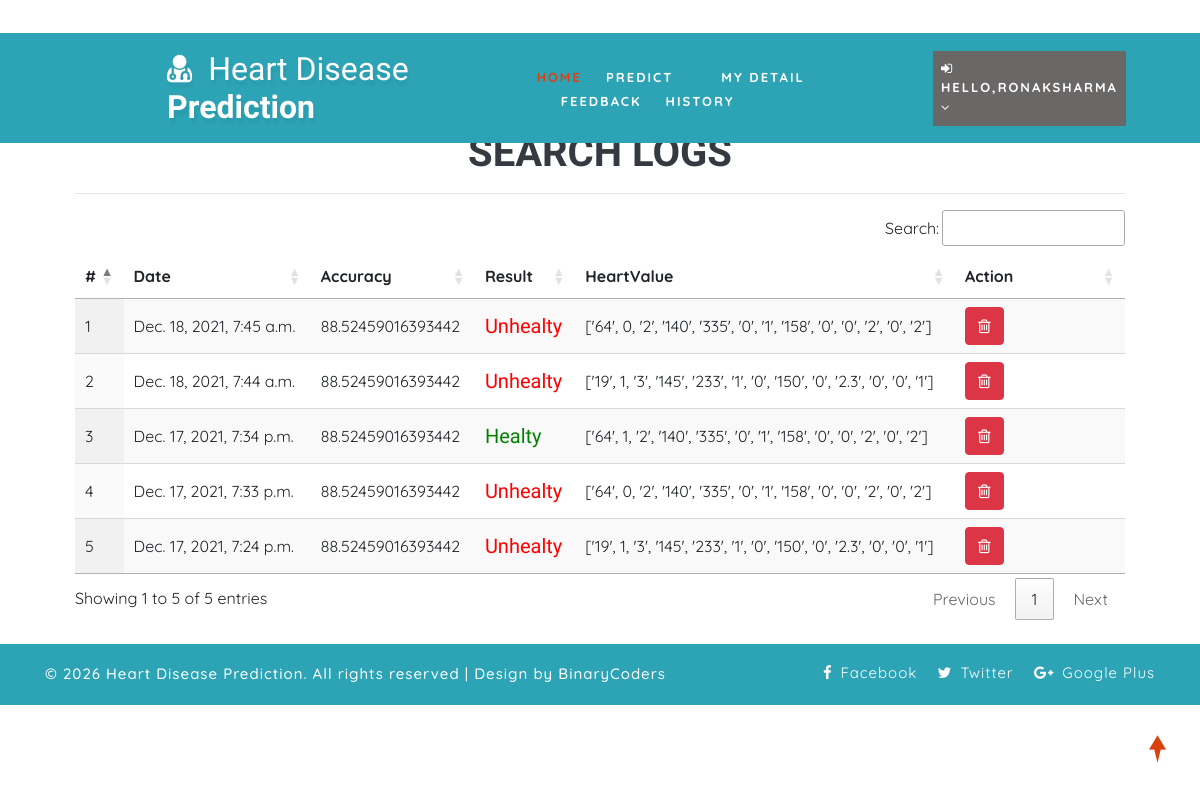
Page /view_search_pat (signed in) on the committed database.
### health/models.py (models this page shows, shortened)
class Search_Data(models.Model):
    patient = models.ForeignKey(Patient, on_delete=models.CASCADE, null=True)
    prediction_accuracy = models.CharField(max_length=100,null=True,blank=True)
    result = models.CharField(max_length=100,null=True,blank=True)
    values_list = models.CharField(max_length=100,null=True,blank=True)
    created = models.DateTimeField(auto_now=True,null=True)

### health/views.py (the view)
# urls.py: path('view_search_pat', view_search_pat,name="view_search_pat"),
@login_required(login_url="login")
def view_search_pat(request):
    doc = None
    try:
        doc = Doctor.objects.get(user=request.user)
        data = Search_Data.objects.filter(patient__address__icontains=doc.address).order_by('-id')
    except:
        try:
            doc = Patient.objects.get(user=request.user)
            data = Search_Data.objects.filter(patient=doc).order_by('-id')
        except:
            data = Search_Data.objects.all().order_by('-id')
    return render(request,'view_search_pat.html',{'data':data})

### health/templates/view_search_pat.html
{% extends 'index.html' %}
{% load static %}
{% block body %}
<div class="container-fluid" style="width:90%;margin-top:8%">
                    <div class="container-fluid">
                        <h1 align="center" class="w3ls-title text-uppercase text-dark font-weight-bold">Search Logs</h1>
                         </div><hr>
                                <table id="example" class="display" style="width:100%">
                                  <thead>
                                    <tr>
                                      <th>#</th>
                                      {% if request.user.patient_set.all.0 %}
                                      <th>Date</th>
                                      {% else %}
                                      <th>Patient Name</th>
                                      {% endif %}
                                      <th>Accuracy</th>
                                      <th>Result</th>
                                      <th>HeartValue</th>
                                      <th>Action</th>
                                  </tr>
                              </thead>
                              <tbody>
                              {% for i in data %}
                                <tr>
                                  <td>{{forloop.counter}}</td>
                                  {% if request.user.patient_set.all.0 %}
                                    <td>{{i.created}}</td>
                                  {% else %}
                                  <td>{{i.patient.user.first_name}} {{i.patient.user.last_name}}</td>
                                  {% endif %}
                                    <td>{{i.prediction_accuracy}}</td>
                                    <td>{% if i.result == "0" %}
                                      <h5 style="color:green">Healty</h5>
                                      {% else %}
                                      <h5 style="color:red">Unhealty</h5>
                                  {% endif %}
                                  </td>
                                  <td>{{i.values_list}}</td>
                                  <td style="width:150px">
                                      <a href="/delete_searched/{{i.id}}" ><button class="btn btn-danger" onclick="return confirm('Are you sure?')"><i class="fa fa-trash-o"></i></button></a></td>
                              </tr>
                              {% endfor %}
                          </tbody>
                      </table>
                  </div>
{% endblock %}

### health/templates/index.html (shortened to what this page needs)
<!DOCTYPE html>
{% load static %}
<html lang="zxx">
<head>
	<link rel="stylesheet" href="{% static 'css/bootstrap.css' %}">
	<link href="{% static 'css/css_slider.css' %}" type="text/css" rel="stylesheet" media="all">
	<link rel="stylesheet" href="{% static 'css/style.css' %}" type="text/css" media="all" />
	<link href="{% static 'css/font-awesome.min.css' %}" rel="stylesheet">
<link rel='stylesheet' type='text/css' href="https://cdn.datatables.net/1.10.21/css/jquery.dataTables.min.css">
<link rel='stylesheet' type='text/css' href="https://cdn.datatables.net/buttons/1.6.2/css/buttons.dataTables.min.css">
</head>
<body>
	<div id="home" style="margin-bottom:2%">
		<header>
			<div class="top-bar py-3">
				<div class="container">
					<div class="row">
						<div class="col-xl-7 col-lg-6 col-md-4 top-social-agile text-md-right text-center mt-md-0 mt-2">
							<div class="row">
								<div class="col-xl-3 col-lg-4 col-6 top-w3layouts p-md-0 text-right">
								</div>
								<div class="col-xl-3 col-lg-4 col-6 header-w3layouts text-md-right text-left">
								</div>
							</div>
						</div>
					</div>
				</div>
			</div>
		</header>
		<div class="main-top" style="background:rgb(44, 164, 182)">
			<div class="container-fluid">
				<div class="header d-md-flex justify-content-between align-items-center py-3">
					<div id="logo" style="margin-left:13%">
						<h1>
							<a href="index.html">
								<span class="fa fa-user-md mr-2"></span>
								<span class="logo-sp">Heart Disease</span> Prediction
							</a>
						</h1>
					</div>
					{% if request.user.is_staff %}
					<div class="nav_w3ls" style="margin-right:4%">
						<nav>
							<label for="drop1" class="toggle">Menu</label>
							<input type="checkbox" id="drop1" />
							<ul class="menu" style="padding:15px;width:100%">
								<li class="mx-lg-4 mx-md-3 my-md-0 my-2"><a href="{% url 'admin_home' %}" >Home</a></li>
								<li>
									<label for="drop-2" class="toggle toogle-2"> <span class="fa fa-angle-down" aria-hidden="true"></span>
									</label>
									<a href="#"> Doctor <span class="fa fa-angle-down" aria-hidden="true"></span></a>
									<ul style="margin-top:2%;width:40%;margin-right:0%">
										<li style="width:100%;"><a href="/add_doctor" class="drop-text">Add Doctor</a></li>
										<li style="width:100%;"><a href="/view_doctor" class="drop-text">View Doctor</a></li>
									</ul>
								</li>
								<li class="mx-lg-4 mx-md-3 my-md-0 my-2"><a href="/view_patient">Patient</a></li>
								<li class="mx-lg-4 mx-md-3 my-md-0 my-2">
									<a href="/view_search_pat">Searched Data</a></li>
								<li><a href="/view_feedback">Feedback</a></li>
							</ul>
						</nav>
					</div>
					<div class="nav_w3ls" style="margin-right:3%">
						<nav>
							<label for="drop2" class="toggle">Menu</label>
							<input type="checkbox" id="drop2" />
							<ul class="menu">
								<li class="mx-lg-4 mx-md-3 my-md-0 my-2" style="background:red;padding:8px">
									<label for="drop-2" class="toggle toogle-2"> <span class="fa fa-angle-down" aria-hidden="true"></span>
									</label>
									<a href="#"><i class="fa fa-user"></i> {{request.user.username}} <span class="fa fa-angle-down" aria-hidden="true"></span></a>
									<ul style="margin-top:10%;width:80%;margin-right:5%">
										<li style="width:100%;"><a href="{% url 'change_password' %}" class="drop-text">Password</a></li>
										<li style="width:100%;"><a href="{% url 'logout' %}" class="drop-text">Logout</a></li>
									</ul>
								</li>
							</ul>
						</nav>
					</div>
					{% elif request.user.patient_set.all.0 %}
					<div class="nav_w3ls" style="margin-left:5%;font-weight:bold">
						<nav>
							<ul class="menu" style="padding:15px;width:100%">
								<li><a href="{% url 'patient_home' %}" class="active">Home</a></li>
								<li class="mx-lg-4 mx-md-3 my-md-0 my-2"><a href="/add_heartdetail">Predict</a></li>
								<li class="mx-lg-4 mx-md-3 my-md-0 my-2"><a href="/profile_doctor">My Detail</a></li>
								<li class="mx-lg-4 mx-md-3 my-md-0 my-2"><a href="/sent_feedback">Feedback</a></li>
								<li><a href="/view_search_pat">History</a></li>
							</ul>
						</nav>
					</div>
					<div class="nav_w3ls" style="margin-right:3%">
						<nav>
							<ul class="menu">
								<li class="mx-lg-4 mx-md-3 my-md-0 my-2" style="background:#6a6767;padding:8px">
									<a href="#"><i class="fa fa-sign-in"></i> Hello,{{request.user.username}} <span class="fa fa-angle-down" aria-hidden="true"></span></a>
								</li>
							</ul>
						</nav>
					</div>
					{% endif %}
				</div>
			</div>
		</div>
		{% block body %}
		{% endblock %}
	</div>
	<div class="copy-w3pvt" style="background:rgb(44, 164, 182);color:white">
		<div class="container py-3">
			<div class="row">
				<div class="col-lg-7 w3ls_footer_grid1_left text-lg-left text-center">
					<p style="color:white">&copy; 2026 Heart Disease Prediction. All rights reserved | Design by BinaryCoders</a>
					</p>
				</div>
				<div class="col-lg-5 w3ls_footer_grid_left1_pos text-lg-right text-center mt-lg-0 mt-2">
					<ul style="color:white">
						<li>
							<a href="#" style="color:white" class="facebook">
								<span class="fa fa-facebook-f mr-2"></span>Facebook</a>
						</li>
						<li class="mx-3">
							<a href="#" style="color:white" class="twitter">
								<span class="fa fa-twitter mr-2"></span>Twitter</a>
						</li>
						<li>
							<a href="#" style="color:white" class="google">
								<span class="fa fa-google-plus mr-2"></span>Google Plus</a>
						</li>
					</ul>
				</div>
			</div>
		</div>
	</div>
	<a href="#home" style="color:white" class="move-top text-center"></a>
</body>
</html>

### health/static/css/style.css (style rules this page uses)
body { padding: 0; margin: 0; background: #FFF; font-family: 'Quicksand', sans-serif; }
body a, body button { transition: 0.5s all; -webkit-transition: 0.5s all; -moz-transition: 0.5s all; -o-transition: 0.5s all; -ms-transition: 0.5s all; text-decoration: none; }
html { scroll-behavior: smooth; }
h1, h2, h3, h4, h5, h6 { margin: 0; padding: 0; font-family: 'Mukta', sans-serif; }
p { margin: 0; padding: 0; font-size: 15px; letter-spacing: 1px; line-height: 1.9; color: #999; font-family: 'Quicksand', sans-serif; }
ul, ol { margin: 0; padding: 0; }
a.move-top { width: 34px; height: 34px; background: url(../images/move-top.png) no-repeat; display: inline-block; position: fixed; bottom: 4%; right: 2%; z-index: 0; }
#home { position: relative; }
.main-top { position: absolute; z-index: 999; width: 100%; background: rgba(0, 0, 0, 0.4); }
nav { margin: 0; padding: 0; }
#logo a { float: left; display: initial; font-weight: 700; font-size: 32px; color: #fff; text-shadow: 2px 5px 3px rgba(0, 0, 0, 0.06); padding: 0; }
span.logo-sp { font-weight: 100; }
nav:after { content: ""; display: table; clear: both; }
nav ul { float: right; padding: 0; margin: 0; list-style: none; position: relative; }
nav ul li { margin: 0px; display: inline-block; float: left; }
nav a { padding: 0; color: #fff; font-size: 13px; letter-spacing: 2px; font-weight: 700; text-transform: uppercase; display: inline-block; transition: 0.5s all; -webkit-transition: 0.5s all; -moz-transition: 0.5s all; -o-transition: 0.5s all; -ms-transition: 0.5s all; }
.menu li a.active, .menu li a:hover { color: #2196f3; transition: 0.5s all; -webkit-transition: 0.5s all; -moz-transition: 0.5s all; -o-transition: 0.5s all; -ms-transition: 0.5s all; color: #d84315; }
li>a:only-child:after { content: ''; }
.w3ls_footer_grid_left1_pos ul li, ul.list-part li { display: inline-block; }
.w3ls_footer_grid_left1_pos ul li a { color: #000; text-decoration: none; letter-spacing: 1px; font-size: 15px; }
.w3ls_footer_grid1_left p { color: #484848; font-weight: 500; }

### rows in the picture
Search_Data: created "Dec. 18, 2021, 7:45 a.m.", prediction_accuracy "88.52459016393442", result "Unhealty", values_list "['64', 0, '2', '140', '335', '0', '1', '158', '0', '0', '2', '0', '2']"
Search_Data: created "Dec. 18, 2021, 7:44 a.m.", prediction_accuracy "88.52459016393442", result "Unhealty", values_list "['19', 1, '3', '145', '233', '1', '0', '150', '0', '2.3', '0', '0', '1']"
Search_Data: created "Dec. 17, 2021, 7:34 p.m.", prediction_accuracy "88.52459016393442", result "Healty", values_list "['64', 1, '2', '140', '335', '0', '1', '158', '0', '0', '2', '0', '2']"
Search_Data: created "Dec. 17, 2021, 7:33 p.m.", prediction_accuracy "88.52459016393442", result "Unhealty", values_list "['64', 0, '2', '140', '335', '0', '1', '158', '0', '0', '2', '0', '2']"
Search_Data: created "Dec. 17, 2021, 7:24 p.m.", prediction_accuracy "88.52459016393442", result "Unhealty", values_list "['19', 1, '3', '145', '233', '1', '0', '150', '0', '2.3', '0', '0', '1']"

### other values in the picture
{{ request.user.username }} "RONAKSHARMA"
